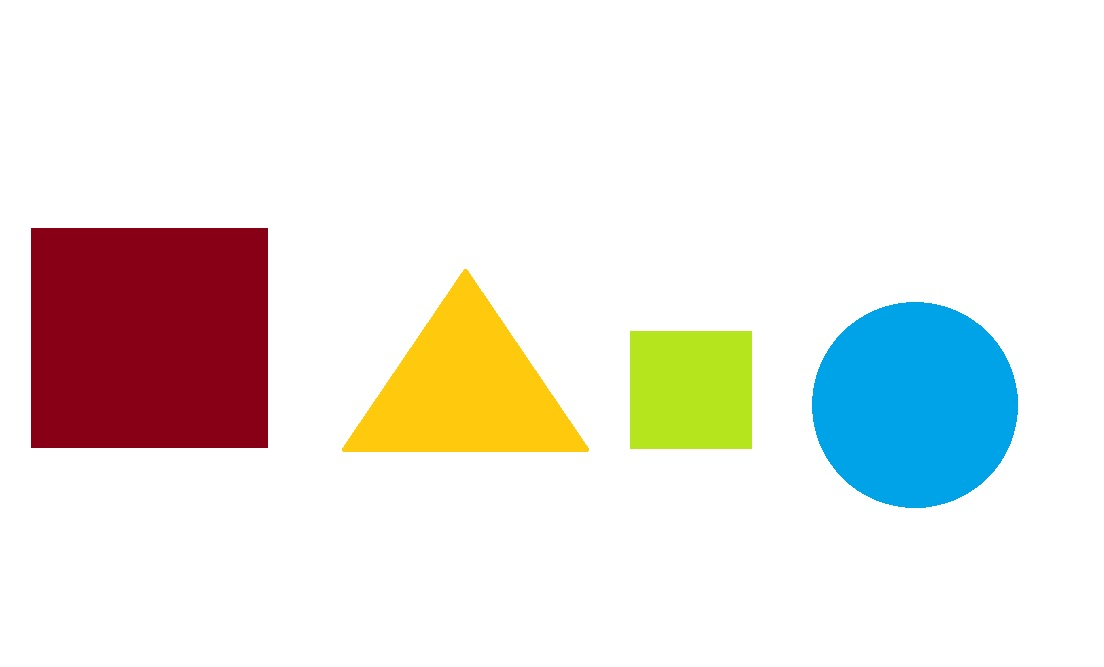
#> input picture OpenCV/shapes.jpg, 1104 x 667 px
$ jupyter execute 'sortowanie kontorow.ipynb'
#> lines starting #> are read from the running program, lines starting #| are printed output that depends on the picture; after the words box and inside, x2 and y2 are one past the last pixel; in counts of white or black regions, pixels touching at a corner belong together
[cell 1]
import cv2
import numpy as np

image = cv2.imread('shapes.jpg')
#> image is the input picture: shape (667, 1104, 3); mean B, G, R 225.3, 230.5, 233.5
cv2.imshow('shapes',image)
cv2.waitKey(0)

blank_image = np.zeros((image.shape[0], image.shape[1],3))
orginal_image = image

gray = cv2.cvtColor(image, cv2.COLOR_BGR2GRAY)

edged = cv2.Canny(gray,50,200)
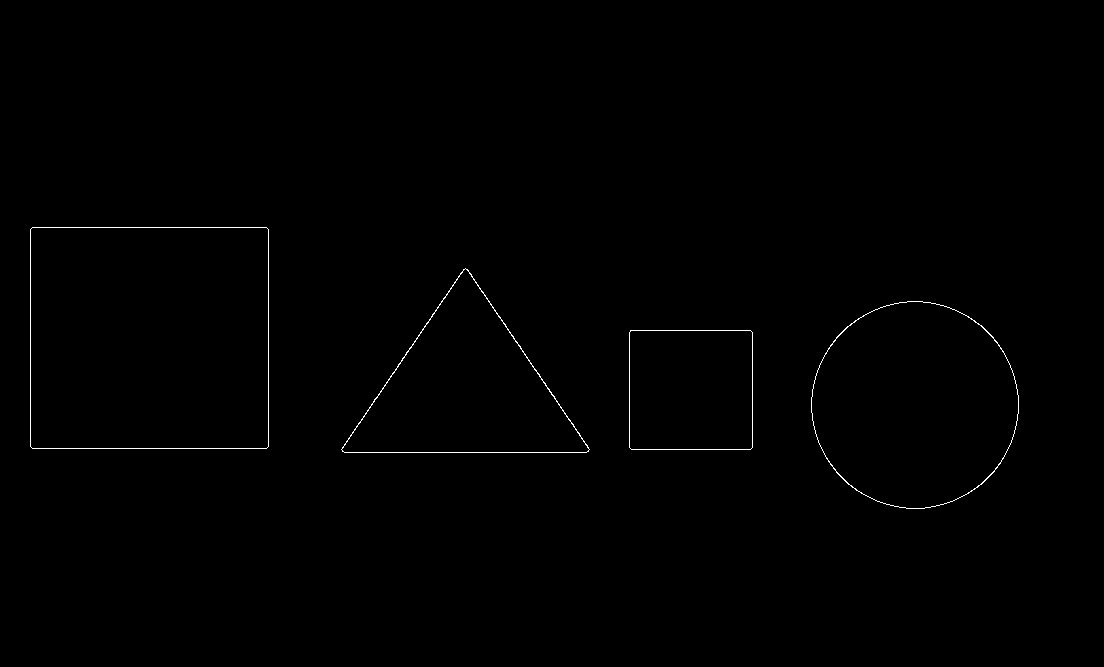
#> edged: shape (667, 1104); 0.38% white in thin lines or dots, all inside (x1, y1, x2, y2) = (30, 227, 1019, 509)
cv2.imshow('Canny Edges', edged)
cv2.waitKey(0)

contours, hierarchy = cv2.findContours(edged.copy(), cv2.RETR_EXTERNAL, cv2.CHAIN_APPROX_NONE)
#> contours = 4 contours; box (x1, y1, x2, y2) and area: (30, 227, 269, 449) 52590, (811, 301, 1019, 509) 33441, (341, 268, 590, 453) 23442, (629, 330, 753, 450) 14630
print(f'liczba kontorow: {len(contours)}')
#| liczba kontorow: 4

cv2.drawContours(blank_image, contours, -1,(0,255,0),3)
cv2.imshow('wszystkie kontury',blank_image)
cv2.waitKey(0)

cv2.drawContours(image, contours,-1,(0,255,0),3)
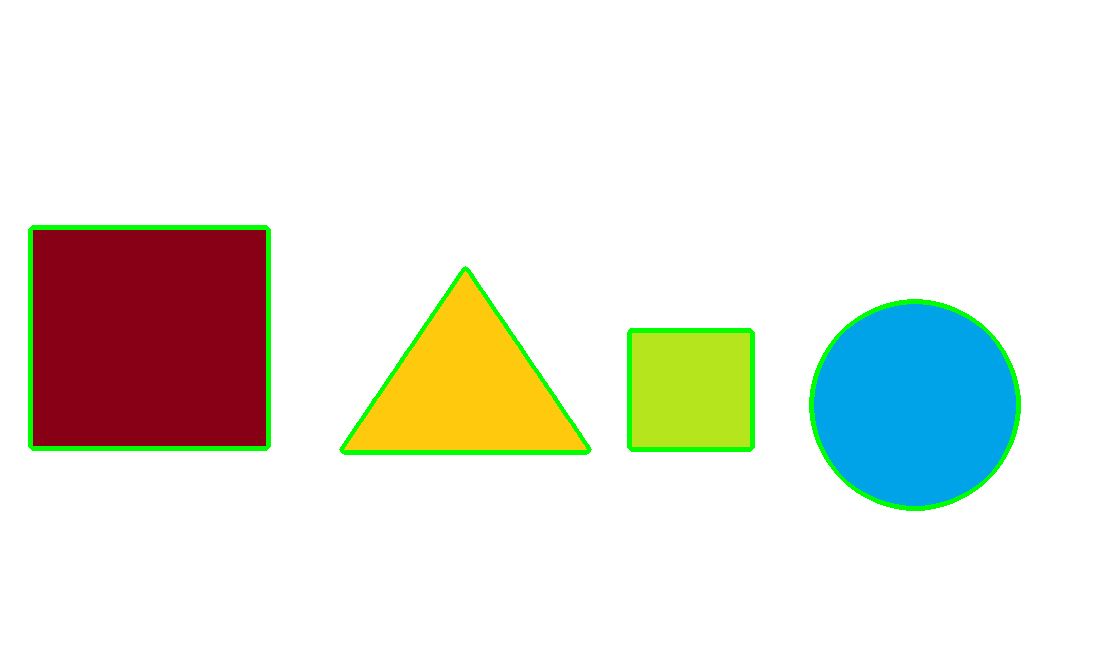
#> image: shape (667, 1104, 3); 1.75% of pixels changed, all inside (x1, y1, x2, y2) = (28, 225, 1021, 511)
cv2.imshow('kontury',image)
cv2.waitKey(0)

cv2.destroyAllWindows()

#### Sortowanie powierzchni konturów

[cell 2]
import cv2
import numpy as np

def get_contours_area(contours):
    all_areas =[]
    for cnt in contours:
        area = cv2.contourArea(cnt)
        all_areas.append(area)
#> this loop made 4 passes
#> area on passes 1 to 4: 14629.5, 33441, 23442, 52590
#> after the loop, all_areas = [14629.5, 33441, 23442, 52590]
    return all_areas

image = cv2.imread('shapes.jpg')
orginal_image = image

print(f'powierzchia konturow przed sortowaniem: {get_contours_area(contours)}')
#| powierzchia konturow przed sortowaniem: [14629.5, 33441.0, 23442.0, 52590.0]

sorted_contours = sorted(contours, key=cv2.contourArea, reverse=True)
#> sorted_contours has the same summary as contours

print(f'powierzchnia kontorow po sortowaniu: {get_contours_area(contours)}')
#> the loop in get_contours_area (call 2), `for cnt in contours:` made 4 passes
#| powierzchnia kontorow po sortowaniu: [14629.5, 33441.0, 23442.0, 52590.0]

for c in sorted_contours:
    cv2.drawContours(orginal_image,[c],-1,(255,0,0),3)
    cv2.waitKey(0)
    cv2.imshow('kontury powierzchnia', orginal_image)
#> this loop made 4 passes
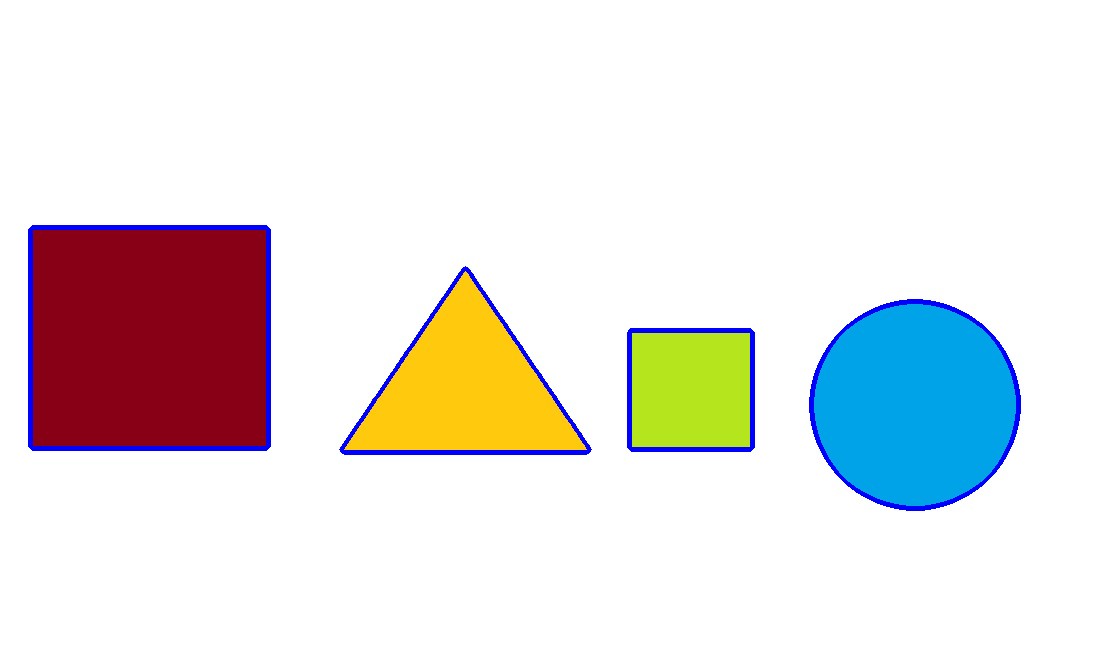
#> orginal_image: shape (667, 1104, 3); 1.75% of pixels changed, all inside (x1, y1, x2, y2) = (28, 225, 1021, 511)

cv2.waitKey(0)
cv2.destroyAllWindows()

[cell 3]
import cv2
import numpy as np

def x_cord_contour(contours):
    if cv2.contourArea(contours) > 10:
        M = cv2.moments(contours)
        return (int(M['m10']/M['m00']))

def label_contour_center(image, c, i):
    M = cv2.moments(c)
    cx = int(M['m10']/ M['m00'])
    cy = int(M['m01']/ M['m00'])

    cv2.circle(image,(cx,cy),10,(0,0,255),-1)
    return image

image = cv2.imread('shapes.jpg')
orginal_image = image.copy()

for (i, c) in enumerate(contours):
    orig = label_contour_center(image, c, i)
#> this loop made 4 passes
#> (cx in label_contour_center, cy in label_contour_center) on passes 1 to 4: (690, 389), (914, 404), (465, 390), (149, 337)
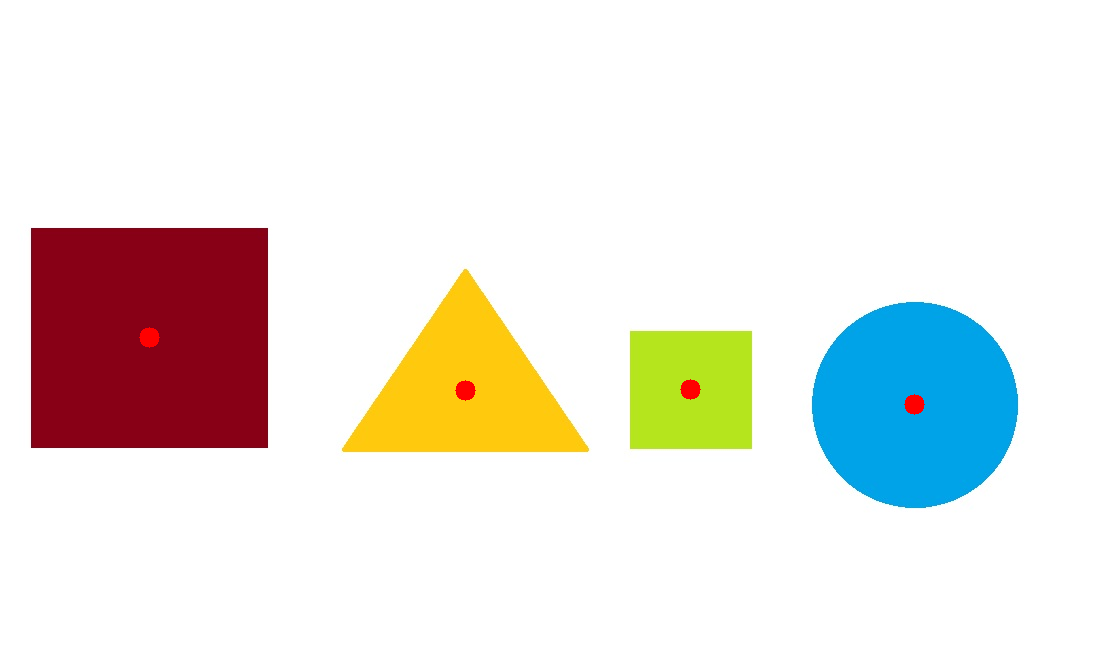
#> image: shape (667, 1104, 3); 0.17% of pixels changed, all inside (x1, y1, x2, y2) = (139, 327, 925, 415)

cv2.imshow('srodki kontorow',image)
cv2.waitKey(0)

contours_left_to_right = sorted(contours, key=x_cord_contour, reverse = False)
#> in x_cord_contour, `M = cv2.moments(contours)`: M = moments, m00 14629.5, centre m10/m00, m01/m00 = (690.5, 389.5)
#> contours_left_to_right has the same summary as contours

for (i, c) in enumerate(contours_left_to_right):
    cv2.drawContours(orginal_image, [c], -1, (0,0,255),3)
    M = cv2.moments(c)
    print(M)
    cx = int(M['m10']/M['m00'])
    cy = int(M['m01']/M['m00'])

    cv2.putText(orginal_image,str(i+1),(cx,cy), cv2.FONT_HERSHEY_SIMPLEX,1,(0,255,0),2)
    cv2.imshow('kontury od lewej do prawej',orginal_image)
    cv2.waitKey(0)

    ##Wycina z konturu obrazek
    (x, y, w, h) = cv2.boundingRect(c)

    cropped_contour = orginal_image[y:y+h,x:x+w]
    image_name = 'ksztalt nr'+str(i+1)+'.jpg'
    print(image_name)
    cv2.imwrite(image_name,cropped_contour)
#> this loop made 4 passes
#> (cx, cy, x, y, w, h, image_name) on passes 1 to 4: (149, 337, 30, 227, 239, 222, 'ksztalt nr1.jpg'), (465, 390, 341, 268, 249, 185, 'ksztalt nr2.jpg'), (690, 389, 629, 330, 124, 120, 'ksztalt nr3.jpg'), (914, 404, 811, 301, 208, 208, 'ksztalt nr4.jpg')
#> (printed output is left out)
#> pass 1, `cropped_contour = orginal_image[y:y+h,x:x+w]`:
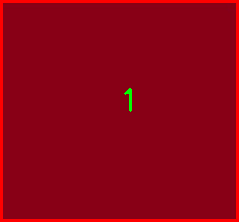
#> cropped_contour: shape (222, 239, 3); mean B, G, R 20.8, 0.4, 141.9
#> pass 2, `cropped_contour = orginal_image[y:y+h,x:x+w]`:
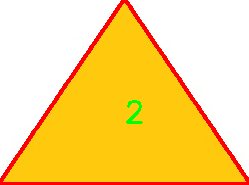
#> cropped_contour: shape (185, 249, 3); mean B, G, R 125.6, 215.3, 253.9
#> after the loop:
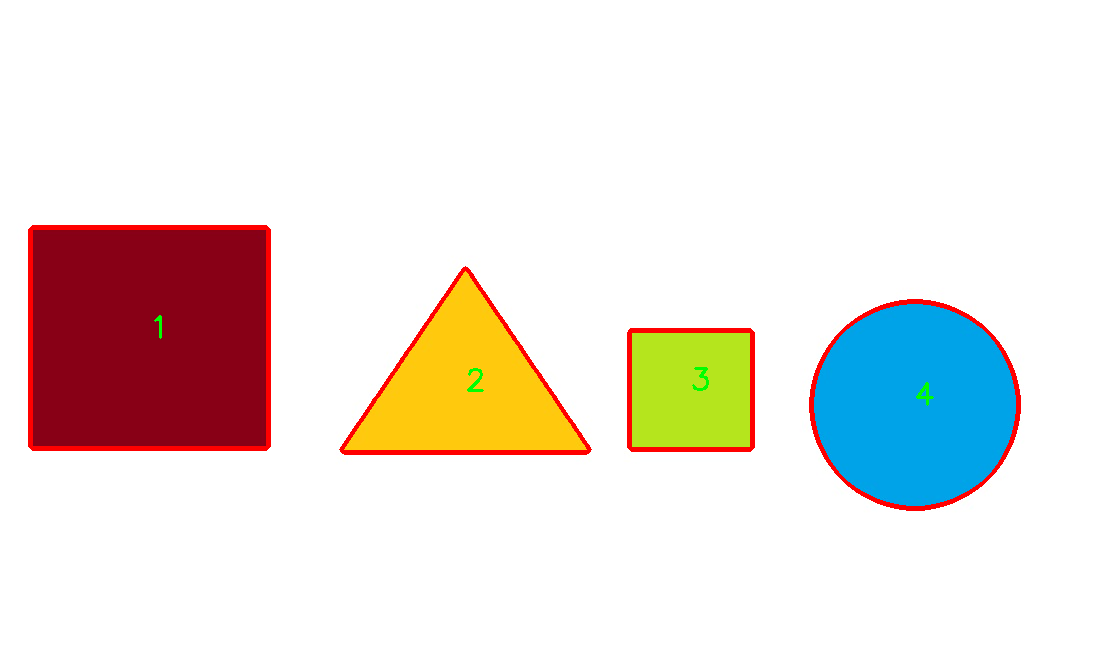
#> orginal_image: shape (667, 1104, 3); 1.83% of pixels changed, all inside (x1, y1, x2, y2) = (28, 225, 1021, 511)


cv2.destroyAllWindows()

$ run again, with OpenCV/dom.jpg copied over OpenCV/shapes.jpg
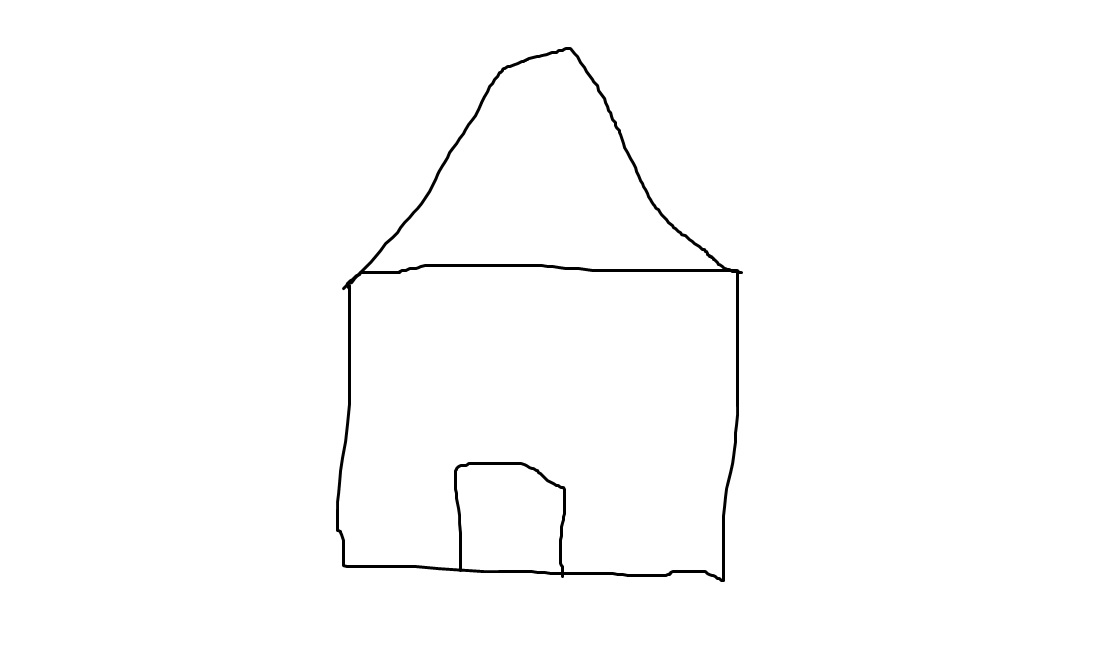
#> input picture OpenCV/dom.jpg, 1104 x 667 px
#> image is the input picture: shape (667, 1104, 3); min 0, max 255, mean 252.6
#> `edged = cv2.Canny(gray,50,200)`:
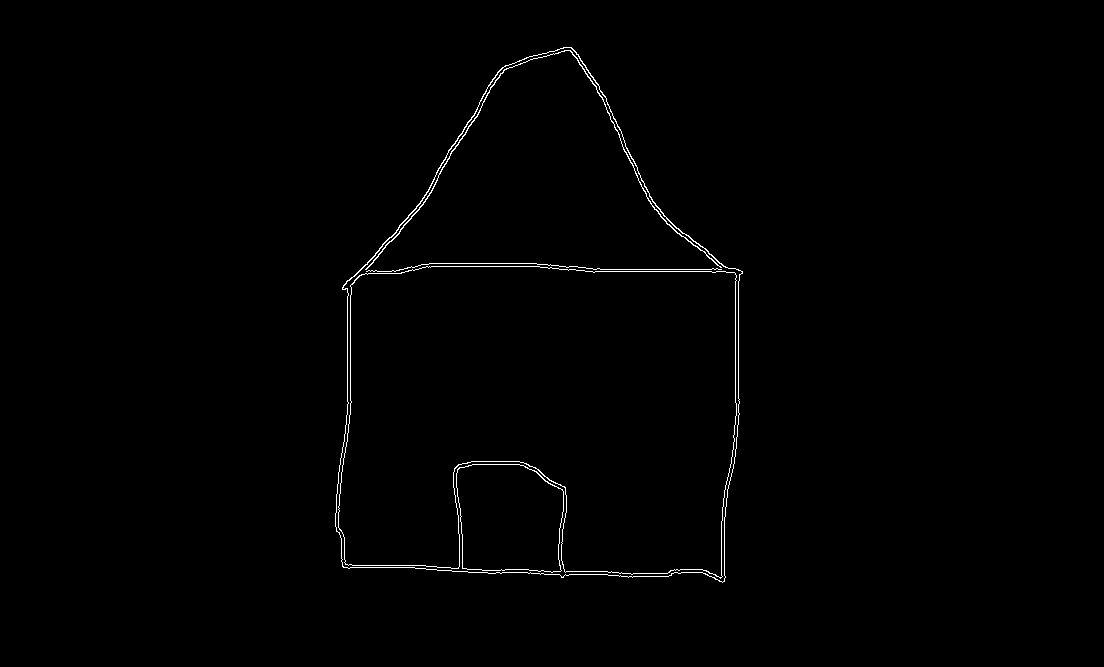
#> edged: shape (667, 1104); 0.67% white in thin lines or dots, all inside (x1, y1, x2, y2) = (335, 47, 743, 583)
#> contours = 1 contour; box (x1, y1, x2, y2) and area: (335, 47, 743, 583) 160962
#| liczba kontorow: 1
#> image: shape (667, 1104, 3); 1.03% of pixels changed, all inside (x1, y1, x2, y2) = (333, 45, 745, 585)
#> the loop in get_contours_area, `for cnt in contours:` made 1 pass
#> area on pass 1: 160962
#> after the loop in get_contours_area, `for cnt in contours:`: all_areas = [160962]
#| powierzchia konturow przed sortowaniem: [160962.0]
#> sorted_contours has the same summary as contours
#> the loop in get_contours_area (call 2), `for cnt in contours:` made 1 pass
#| powierzchnia kontorow po sortowaniu: [160962.0]
#> the loop `for c in sorted_contours:` made 1 pass
#> the loop `for (i, c) in enumerate(contours):` made 1 pass
#> (cx in label_contour_center, cy in label_contour_center) on pass 1: (539, 358)
#> M = moments, m00 160962, centre m10/m00, m01/m00 = (539.7, 358.1)
#> contours_left_to_right has the same summary as contours
#> the loop `for (i, c) in enumerate(contours_left_to_right):` made 1 pass
#> (cx, cy, x, y, w, h, image_name) on pass 1: (539, 358, 335, 47, 408, 536, 'ksztalt nr1.jpg')
#> (printed output is left out)
#> pass 1, `cropped_contour = orginal_image[y:y+h,x:x+w]`:
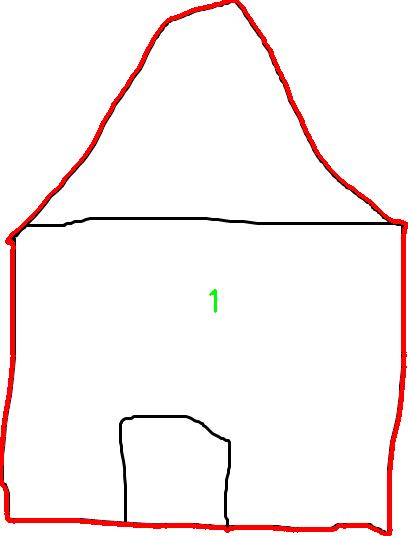
#> cropped_contour: shape (536, 408, 3); mean B, G, R 242.5, 242.6, 251.2
